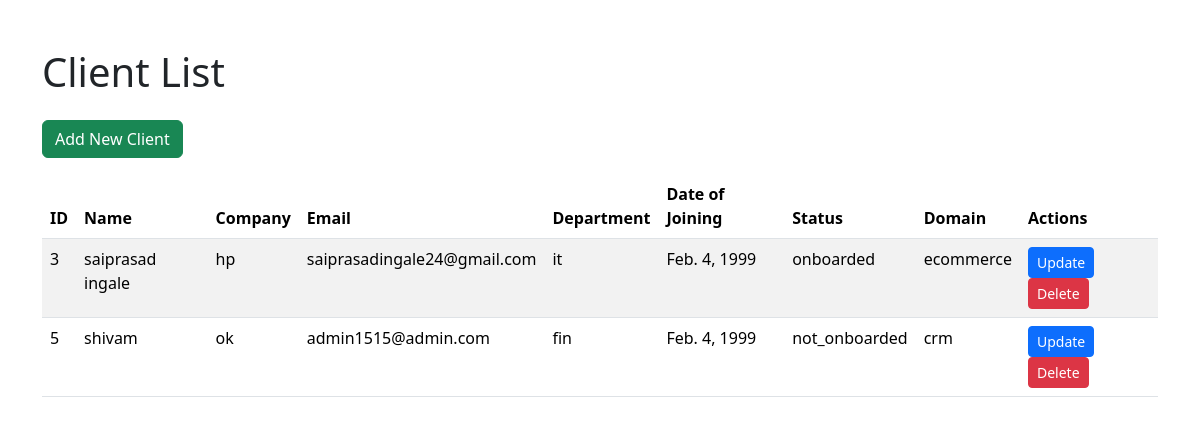
/show/, run on an earlier commit of the app's database.
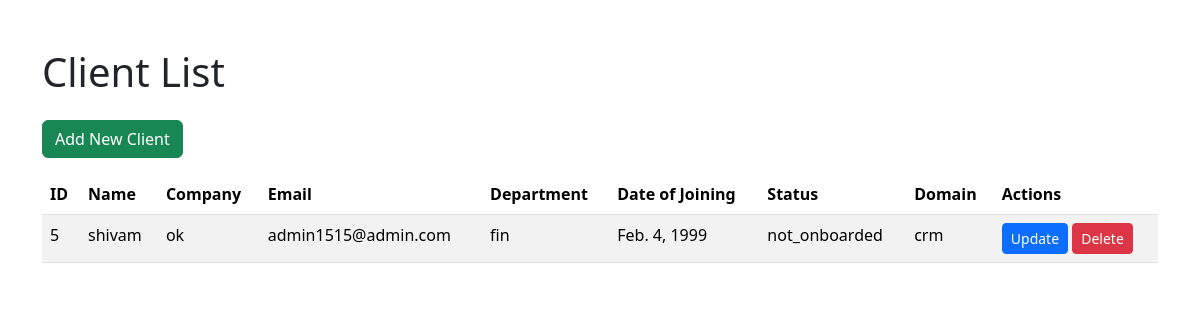
And on a later commit of the database.
### ClientApp/models.py (models this page shows)
class ClientModel(models.Model):
    id = models.AutoField(primary_key=True)
    name = models.CharField(max_length=100)
    company = models.CharField(max_length=50)
    email_id = models.EmailField(unique=True)
    department = models.CharField(max_length=50)
    dateofjoining = models.DateField()
    STATUS_CHOICES = [('onboarded', 'Onboarded'),('not_onboarded', 'Not Onboarded'),]
    status = models.CharField(max_length=20, choices=STATUS_CHOICES)
    DOMAIN_CHOICES = [('sass', 'SaaS'),('ecommerce', 'E-Commerce'),('crm', 'CRM'),('erp', 'ERP'),('finance', 'Finance'),]
    projectdomain = models.CharField(max_length=20, choices=DOMAIN_CHOICES)

### ClientApp/views.py (the view)
# urls.py: path('show/',views.ShowClient,name='showurl'),
def ShowClient(request):
    obj = ClientModel.objects.all()
    template_name = 'show.html'
    context = {'obj': obj}
    return render(request, template_name, context)

### templates/show.html (shortened to what this page needs)
<!DOCTYPE html>
<html lang="en">
<head>
    <link href="https://cdn.jsdelivr.net/npm/bootstrap@5.3.3/dist/css/bootstrap.min.css" rel="stylesheet">
</head>
<body>
    <div class="container mt-5">
        <h1 class="mb-4">Client List</h1>
        <a href="{% url 'addurl' %}" class="btn btn-success mb-3">Add New Client</a>
        <table class="table table-striped">
            <thead>
                <tr>
                    <th>ID</th>
                    <th>Name</th>
                    <th>Company</th>
                    <th>Email</th>
                    <th>Department</th>
                    <th>Date of Joining</th>
                    <th>Status</th>
                    <th>Domain</th>
                    <th>Actions</th>
                </tr>
            </thead>
            <tbody>
                {% for client in obj %}
                    <tr>
                        <td>{{ client.id }}</td>
                        <td>{{ client.name }}</td>
                        <td>{{ client.company }}</td>
                        <td>{{ client.email_id }}</td>
                        <td>{{ client.department }}</td>
                        <td>{{ client.dateofjoining }}</td>
                        <td>{{ client.status }}</td>
                        <td>{{ client.projectdomain }}</td>
                        <td>
                            <a href="{% url 'updateurl' client.id %}" class="btn btn-primary btn-sm">Update</a>
                            <a href="{% url 'deleteurl' client.id %}" class="btn btn-danger btn-sm">Delete</a>
                        </td>
                    </tr>
                {% endfor %}
            </tbody>
        </table>
    </div>
</body>
</html>

What changed in the data, as far as the page shows it:
removed ClientModel: id "3", name "saiprasad ingale", company "hp", email_id "saiprasadingale24@gmail.com", department "it", dateofjoining "Feb. 4, 1999", status "onboarded", projectdomain "ecommerce"
